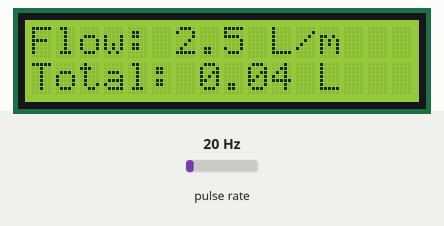
This sketch was run on a simulated ESP8266 (NodeMCU). On the bench: 16×2 character LCD. Wiring (inferred from the names in the program): pulse sensor: data D5. Inputs (shaded band) come from the test bench; at power-on: pulse rate 20 Hz. What the sketch prints to the serial monitor is not drawn.

Above: at 1.6 s.
1.7 s: pulse rate (sensor on D5) set to 4 Hz
At 2.8 s:
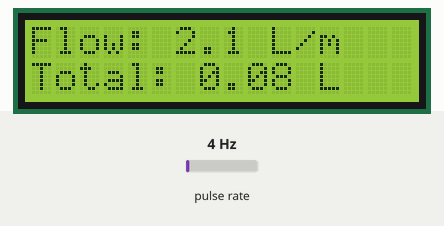
4.5 s: pulse rate (sensor on D5) set to 50 Hz
At 5.8 s:
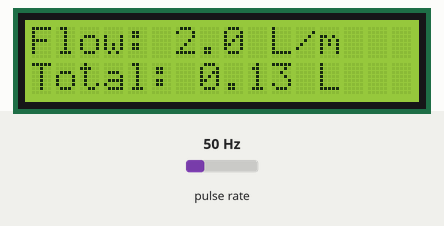
7.5 s: pulse rate (sensor on D5) set to 100 Hz
At 8.7 s:
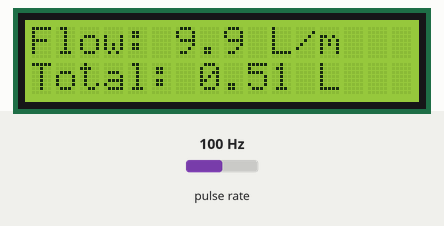
Timing chart, 0 to 10.5 s (numbered marks = the images above; inputs shaded):
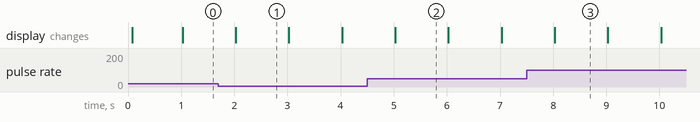

Measured:
- what the display in image 1 shows lasts 1.0 s, from 2.0 s to 3.0 s

The sketch:

sketch_jun6d.ino
```cpp
#include <Wire.h>
#include <LiquidCrystal_I2C.h>

#define FLOW_SENSOR_PIN D5  // GPIO14

volatile int flowPulseCount = 0;
unsigned long lastMillis = 0;
float flowRate = 0.0;
float totalLiters = 0.0;

// Create LCD: If your scanner showed 0x27, keep this. If 0x3F, change it.
LiquidCrystal_I2C lcd(0x27, 16, 2);

// Interrupt service routine for flow sensor
void IRAM_ATTR flowISR() {
  flowPulseCount++;
}

void setup() {
  Serial.begin(115200);

  // I2C LCD setup on NodeMCU (D1=SDA, D2=SCL)
  Wire.begin(D1, D2);
  lcd.begin(16, 2);
  lcd.backlight();
  lcd.setCursor(0, 0);
  lcd.print("Water Monitor");

  // Flow sensor setup
  pinMode(FLOW_SENSOR_PIN, INPUT_PULLUP);
  attachInterrupt(digitalPinToInterrupt(FLOW_SENSOR_PIN), flowISR, RISING);
}

void loop() {
  unsigned long currentMillis = millis();

  if (currentMillis - lastMillis >= 1000) {  // every 1 second
    detachInterrupt(digitalPinToInterrupt(FLOW_SENSOR_PIN));

    // Calculate flow rate in L/min
    flowRate = (flowPulseCount / 7.5);  // For YF-S201: 7.5 pulses = 1 L/min
    float litersPerSecond = flowRate / 60.0;
    totalLiters += litersPerSecond;

    lcd.clear();
    lcd.setCursor(0, 0);
    lcd.print("Flow: ");
    lcd.print(flowRate, 1);
    lcd.print(" L/m");

    lcd.setCursor(0, 1);
    lcd.print("Total: ");
    lcd.print(totalLiters, 2);
    lcd.print(" L");

    Serial.print("Flow: ");
    Serial.print(flowRate);
    Serial.print(" L/m, Total: ");
    Serial.println(totalLiters);

    flowPulseCount = 0;
    lastMillis = currentMillis;

    attachInterrupt(digitalPinToInterrupt(FLOW_SENSOR_PIN), flowISR, RISING);
  }
}
```
